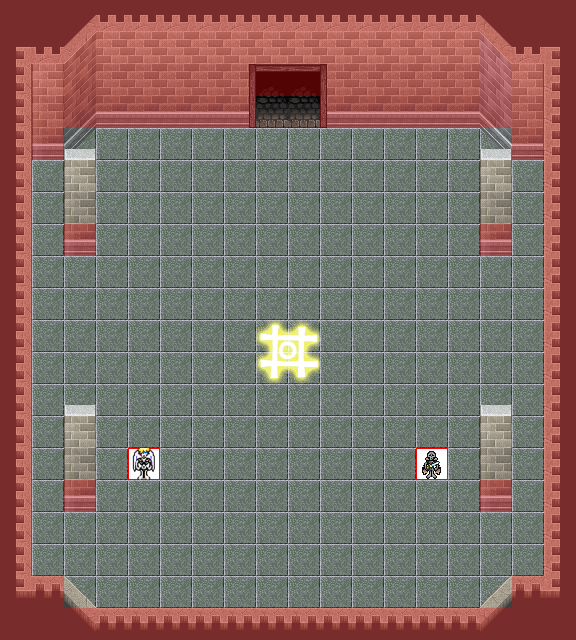

This game map was drawn from its Tiled (.tmx) file and the tilesets committed beside it. A one-line description and the trimmed map source follow:
An orthogonal 18x20 tile map with 32x32 px tiles, 7 tile layers (0_floor, 1_terrain, 2_object, 3_roof, ...), 1 hidden layer not drawn, 8 tilesets.

<map version="1.2" tiledversion="1.2.0" orientation="orthogonal" renderorder="right-down" width="18" height="20" tilewidth="32" tileheight="32" infinite="0" nextlayerid="65" nextobjectid="1">
 <tileset firstgid="1" name="kafelki_blyszczace" tilewidth="32" tileheight="32" tilecount="36" columns="6">
  <image source="../../tileset/pol/domki/podloga/kafelki_blyszczace.png" width="192" height="192" />
 </tileset>
 <tileset firstgid="37" name="kafelek" tilewidth="32" tileheight="32" tilecount="1" columns="1">
  <image source="../../tileset/pol/domki/podloga/kafelek.png" width="32" height="32" />
 </tileset>
 <tileset firstgid="38" name="kosciol_sciany" tilewidth="32" tileheight="32" tilecount="30" columns="5">
  <image source="../../tileset/pol/domki/kosciol_sciany.png" width="160" height="192" />
 </tileset>
 <tileset firstgid="68" name="kosciol_nawy" tilewidth="32" tileheight="32" tilecount="14" columns="2">
  <image source="../../tileset/pol/domki/kosciol_nawy.png" width="64" height="224" />
 </tileset>
 <tileset firstgid="82" name="collision" tilewidth="32" tileheight="32" tilecount="1" columns="1">
  <image source="../../tileset/logic/collision.png" width="32" height="32" />
 </tileset>
 <tileset firstgid="83" name="protection" tilewidth="32" tileheight="32" tilecount="2" columns="2">
  <image source="../../tileset/logic/protection.png" width="64" height="32" />
 </tileset>
 <tileset firstgid="85" name="stone_doorway" tilewidth="32" tileheight="32" tilecount="6" columns="3">
  <image source="../../tileset/building/door/stone_doorway.png" width="96" height="64" />
 </tileset>
 <tileset firstgid="91" name="pol_zjawy_wielkie" tilewidth="32" tileheight="32" tilecount="6" columns="6">
  <image source="../../tileset/logic/creature/pol_zjawy_wielkie.png" width="192" height="32" />
 </tileset>
 <layer id="57" name="0_floor" width="18" height="20">
  <data>[360 cells, 314 non-empty, 6 distinct tile ids]</data>
 </layer>
 <layer id="58" name="1_terrain" width="18" height="20">
  <data>[360 cells, 126 non-empty, 30 distinct tile ids]</data>
 </layer>
 <layer id="59" name="2_object" width="18" height="20">
  <data>[360 cells, 12 non-empty, 7 distinct tile ids]</data>
 </layer>
 <layer id="60" name="3_roof" width="18" height="20">
  <data>[360 cells, 14 non-empty, 5 distinct tile ids]</data>
 </layer>
 <layer id="61" name="4_roof_add" width="18" height="20">
  <data>[360 cells, 0 non-empty, 0 distinct tile ids]</data>
 </layer>
 <layer id="62" name="objects" width="18" height="20">
  <data>[360 cells, 2 non-empty, 2 distinct tile ids]</data>
 </layer>
 <layer id="63" name="collision" width="18" height="20" opacity="0.3">
  <data>[360 cells, 126 non-empty, 1 distinct tile ids]</data>
 </layer>
 <layer id="64" name="protection" width="18" height="20" visible="0" opacity="0.2">
  <data>[360 cells, 360 non-empty, 1 distinct tile ids]</data>
 </layer>
</map>
